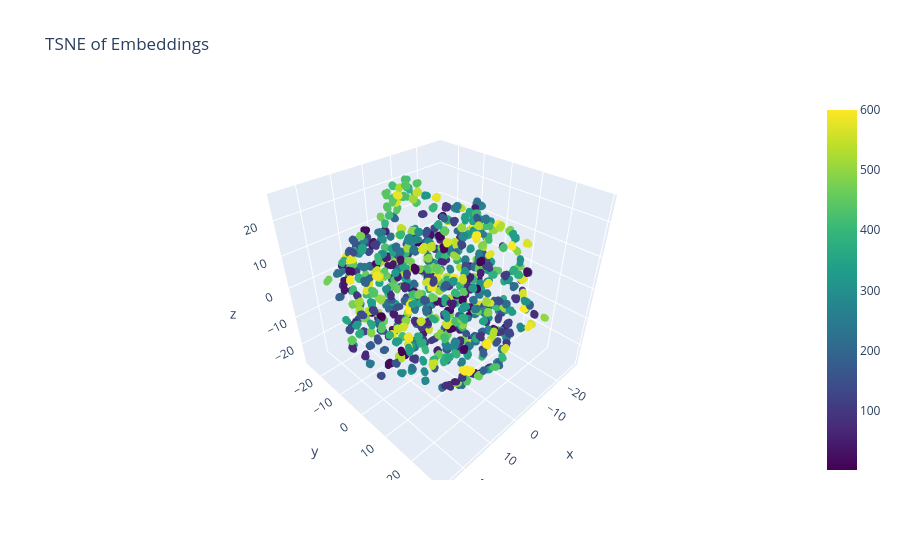

Source (notebook cell):
### Code cell
plot_tsne(model,dataloader)

### Figure 1 — Plotly figure (JSON) as saved in the notebook; plotly's stock layout.template omitted (floating-point values rounded to 4 significant figures; data arrays with more than 128 entries replaced by an {"elided": "..."} marker saying what was removed)
{"data": [{"marker": {"color": {"elided": "6000 int values"}, "colorscale": [[0, "#440154"], [0.1111, "#482878"], [0.2222, "#3e4989"], [0.3333, "#31688e"], [0.4444, "#26828e"], [0.5556, "#1f9e89"], [0.6667, "#35b779"], [0.7778, "#6ece58"], [0.8889, "#b5de2b"], [1, "#fde725"]], "showscale": true, "size": 4}, "mode": "markers", "text": {"elided": "6000 float values"}, "type": "scatter3d", "x": {"elided": "6000 float values"}, "y": {"elided": "6000 float values"}, "z": {"elided": "6000 float values"}}], "layout": {"title": {"text": "TSNE of Embeddings"}}}
